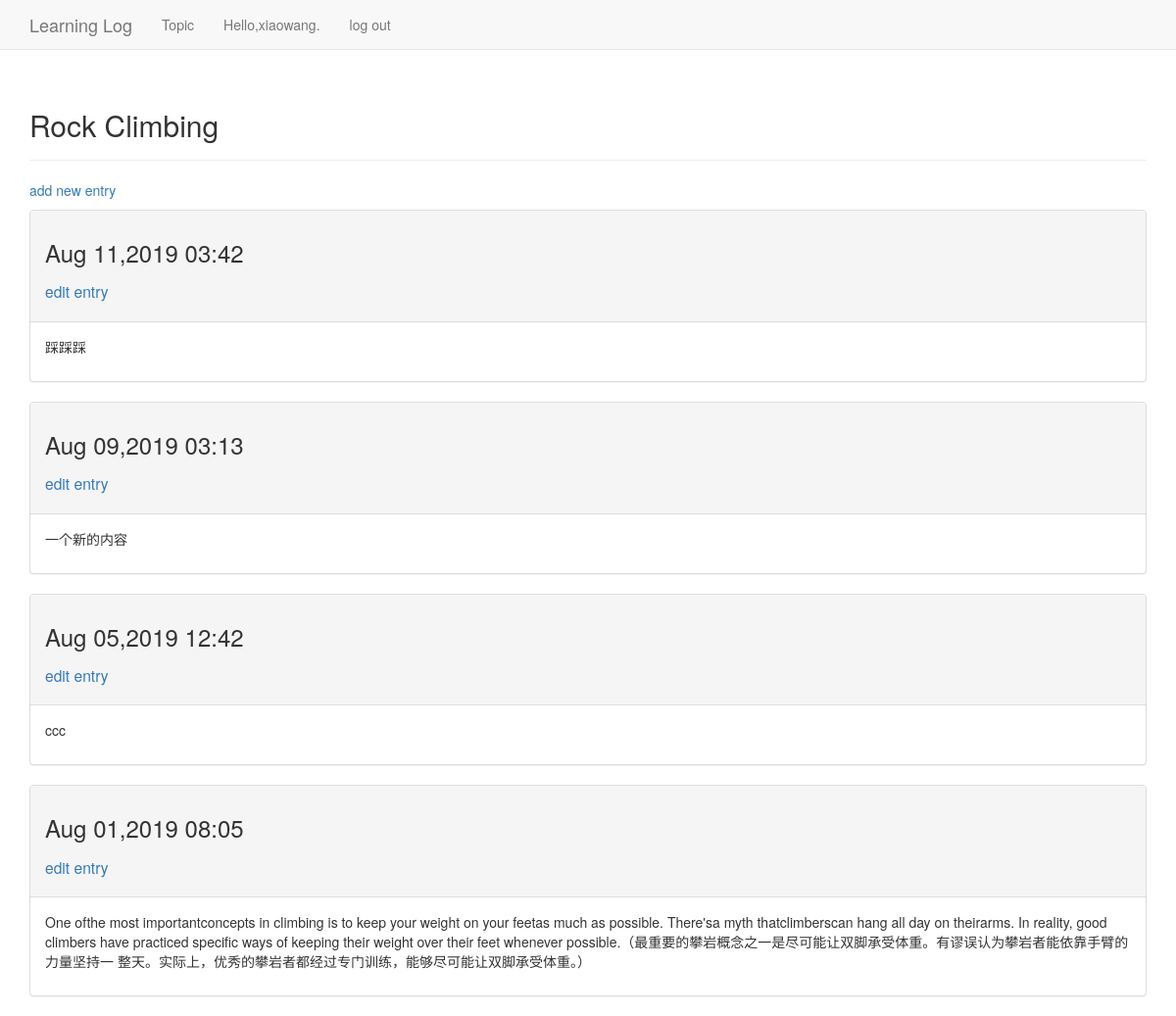
The page /topics/1/ (signed in) on the database its author committed.
### learning_logs/models.py (models this page shows, shortened)
class Topic(models.Model):
    text=models.CharField(max_length=200)#标题文本
    date_added=models.DateTimeField(auto_now_add=True)#auto_now=Ture，字段保存时会自动保存当前时间
    owner=models.ForeignKey(User,on_delete=models.CASCADE)
    def __str__(self):
        return self.text

class Entry(models.Model):#是在topic下添加的条目模型，与topic是一对多的关系
    topic=models.ForeignKey(Topic,on_delete=models.CASCADE)
    text=models.TextField()#正文文本
    date_added=models.DateTimeField(auto_now_add=True)
    class Meta:
        verbose_name_plural='entries'

### learning_logs/views.py (the view)
# urls.py: path('topics/<int:topic_id>/', views.topic, name='topic'),
@login_required
def topic(request,topic_id):
    topic=Topic.objects.get(id=topic_id)
    if topic.owner != request.user:#用户登录后，request对象将有一个user属性
        raise Http404
    entries=topic.entry_set.order_by("-date_added")
    context={'topic':topic,'entries':entries}
    return render(request,'learning_logs/topic.html',context)

### learning_logs/templates/learning_logs/topic.html
{% extends 'learning_logs/base.html' %}
{% block header %}
  <h2>{{topic}}</h2>
{% endblock header %}
{% block content %}
    <p>
        <a href="{% url 'learning_logs:new_entry' topic.id %}">add new entry</a>
    </p>
    {% for entry in entries %}
        <div class="panel panel-default">
            <div class="panel-heading">
                <h3>
                  <p>{{ entry.date_added|date:'M d,Y H:i' }}</p>
                  <small>
                    <a href="{% url 'learning_logs:edit_entry' entry.id %}">edit entry</a>
                  </small>
                </h3>
            </div>
            <div class="panel-body">
              {{entry.text|linebreaks }}
            </div>
        </div>
    {% empty %}
        <li>
          There are no entries for this topic yet.
        </li>
    {% endfor %}
{% endblock content %}

### learning_logs/templates/learning_logs/base.html (shortened to what this page needs)
{% load bootstrap3 %}
<!DOCTYPE html>
<html lang="en">
  <head>
    {% bootstrap_css %}
  </head>
  <body>
  <nav class= "navbar navbar-default navbar-static-top">
    <div class="container">
        <div class="navbar-header">
        <a class="navbar-brand" href="{% url 'learning_logs:index' %}">Learning Log</a>
        </div>
    <div id="navbar" class="navbar-collapse collapse">
      <ul class="nav navbar-nav">
        <li><a href="{% url 'learning_logs:topics' %}">Topic</a></li>
      </ul>
      <ul class="nav navbar-nav navbar-rigth">
        {% if user.is_authenticated %}
          <li> <a>Hello,{{ user.username }}.</a></li>
          <li><a href="{% url 'users:logout' %}">log out</a></li>
        {% else %}
          <li><a href="{% url 'users:register' %}">register</a></li>
          <li><a href="{% url 'users:login' %}">log in</a></li>
        {% endif %}
      </ul>
      </div>
    </div>
  </nav>
  <div class="container">
    <div class="page-header">
      {% block header %}{% endblock %}
    </div>
    <div>
      {% block content %}{% endblock %}
    </div>
  </div>
  </body>
</html>

### rows shown on the page
Topic: text "Rock Climbing"
Entry: date_added "Aug 11,2019 03:42", text "踩踩踩"
Entry: date_added "Aug 09,2019 03:13", text "一个新的内容"
Entry: date_added "Aug 05,2019 12:42", text "ccc"
Entry: date_added "Aug 01,2019 08:05", text "One ofthe most importantconcepts in climbing is to keep your weight on your feetas much as possible. There'sa myth thatclimberscan hang all day on theirarms. In reality, good climbers have practiced specific ways of keeping their weight over their feet whenever possible.（最重要的攀岩概念之一是尽可能让双脚承受体重。有谬误认为攀岩者能依靠手臂的力量坚持一 整天。实际上，优秀的攀岩者都经过专门训练，能够尽可能让双脚承受体重。）"

### other values the page prints
{{ user.username }} "xiaowang"
